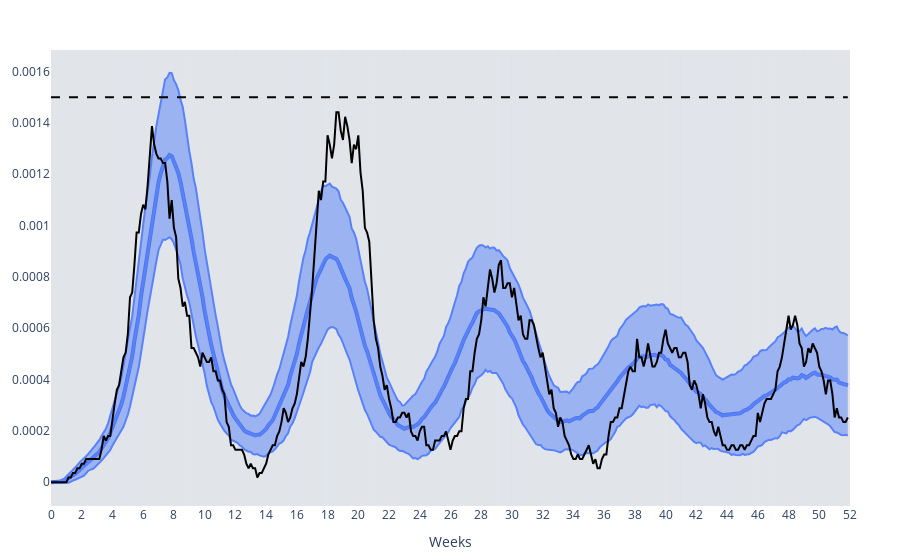

The cell this chart's notebook holds for it:
### Code cell
make_beds_graph(df_mean, df_std, sims[3][1], results[3], 7, 'test', make_df=False)

### Figure 1 — Plotly figure (JSON) as saved in the notebook; plotly's stock layout.template omitted (floating-point values rounded to 4 significant figures; data arrays with more than 128 entries replaced by an {"elided": "..."} marker saying what was removed)
{"data": [{"line": {"color": "rgb(0.25, 0.41, 0.88)", "width": 4}, "name": "hospitalized", "type": "scatter", "x": {"elided": "365 int values"}, "y": {"elided": "364 float values"}}, {"line": {"color": "rgb(0.35, 0.51, 0.98)"}, "mode": "lines", "showlegend": false, "type": "scatter", "x": {"elided": "365 int values"}, "y": {"elided": "364 float values"}}, {"fill": "tonexty", "line": {"color": "rgb(0.35, 0.51, 0.98)"}, "mode": "lines", "name": "Standard Deviation", "type": "scatter", "x": {"elided": "365 int values"}, "y": {"elided": "364 float values"}}, {"line": {"color": "rgb(0.35, 0.51, 0.98)"}, "mode": "lines", "showlegend": false, "type": "scatter", "x": {"elided": "365 int values"}, "y": {"elided": "364 float values"}}, {"fill": "tonexty", "line": {"color": "rgb(0.35, 0.51, 0.98)"}, "mode": "lines", "showlegend": false, "type": "scatter", "x": {"elided": "365 int values"}, "y": {"elided": "364 float values"}}, {"line": {"color": "black", "dash": "dash", "width": 2}, "name": "capacity", "type": "scatter", "x": {"elided": "365 int values"}, "y": {"elided": "364 float values"}}, {"line": {"color": "rgb(0, 0, 0)", "width": 2}, "name": "sample_curve", "type": "scatter", "x": {"elided": "365 int values"}, "y": {"elided": "364 float values"}}, {"marker": {"color": "rgb(0.83, 0.13, 0.15)"}, "name": "Lockdown", "type": "bar", "x": [null], "y": [null]}, {"marker": {"color": "rgb(0.85, 0.35, 0.13)"}, "name": "Hard Quarantine", "type": "bar", "x": [null], "y": [null]}, {"marker": {"color": "rgb(0.97, 0.91, 0.56)"}, "name": "Light Quarantine", "type": "bar", "x": [null], "y": [null]}, {"marker": {"color": "rgb(0.67, 0.88, 0.69)"}, "name": "Social Distancing", "type": "bar", "x": [null], "y": [null]}, {"marker": {"color": "rgb(0.86, 0.86, 0.86)"}, "name": "Unrestricted", "type": "bar", "x": [null], "y": [null]}], "layout": {"hovermode": "x", "margin": {"b": 50, "l": 50, "pad": 0, "r": 50, "t": 50}, "shapes": [{"fillcolor": "rgb(0.86, 0.86, 0.86)", "layer": "below", "line": {"width": 0}, "opacity": 0.45, "type": "rect", "x0": 0, "x1": 7, "xref": "x", "y0": 0, "y1": 1, "yref": "paper"}, {"fillcolor": "rgb(0.86, 0.86, 0.86)", "layer": "below", "line": {"width": 0}, "opacity": 0.45, "type": "rect", "x0": 7, "x1": 14, "xref": "x", "y0": 0, "y1": 1, "yref": "paper"}, {"fillcolor": "rgb(0.86, 0.86, 0.86)", "layer": "below", "line": {"width": 0}, "opacity": 0.45, "type": "rect", "x0": 14, "x1": 21, "xref": "x", "y0": 0, "y1": 1, "yref": "paper"}, {"fillcolor": "rgb(0.86, 0.86, 0.86)", "layer": "below", "line": {"width": 0}, "opacity": 0.45, "type": "rect", "x0": 21, "x1": 28, "xref": "x", "y0": 0, "y1": 1, "yref": "paper"}, {"fillcolor": "rgb(0.86, 0.86, 0.86)", "layer": "below", "line": {"width": 0}, "opacity": 0.45, "type": "rect", "x0": 28, "x1": 35, "xref": "x", "y0": 0, "y1": 1, "yref": "paper"}, {"fillcolor": "rgb(0.86, 0.86, 0.86)", "layer": "below", "line": {"width": 0}, "opacity": 0.45, "type": "rect", "x0": 35, "x1": 42, "xref": "x", "y0": 0, "y1": 1, "yref": "paper"}, {"fillcolor": "rgb(0.86, 0.86, 0.86)", "layer": "below", "line": {"width": 0}, "opacity": 0.45, "type": "rect", "x0": 42, "x1": 49, "xref": "x", "y0": 0, "y1": 1, "yref": "paper"}, {"fillcolor": "rgb(0.86, 0.86, 0.86)", "layer": "below", "line": {"width": 0}, "opacity": 0.45, "type": "rect", "x0": 49, "x1": 56, "xref": "x", "y0": 0, "y1": 1, "yref": "paper"}, {"fillcolor": "rgb(0.86, 0.86, 0.86)", "layer": "below", "line": {"width": 0}, "opacity": 0.45, "type": "rect", "x0": 56, "x1": 63, "xref": "x", "y0": 0, "y1": 1, "yref": "paper"}, {"fillcolor": "rgb(0.86, 0.86, 0.86)", "layer": "below", "line": {"width": 0}, "opacity": 0.45, "type": "rect", "x0": 63, "x1": 70, "xref": "x", "y0": 0, "y1": 1, "yref": "paper"}, {"fillcolor": "rgb(0.86, 0.86, 0.86)", "layer": "below", "line": {"width": 0}, "opacity": 0.45, "type": "rect", "x0": 70, "x1": 77, "xref": "x", "y0": 0, "y1": 1, "yref": "paper"}, {"fillcolor": "rgb(0.86, 0.86, 0.86)", "layer": "below", "line": {"width": 0}, "opacity": 0.45, "type": "rect", "x0": 77, "x1": 84, "xref": "x", "y0": 0, "y1": 1, "yref": "paper"}, {"fillcolor": "rgb(0.86, 0.86, 0.86)", "layer": "below", "line": {"width": 0}, "opacity": 0.45, "type": "rect", "x0": 84, "x1": 91, "xref": "x", "y0": 0, "y1": 1, "yref": "paper"}, {"fillcolor": "rgb(0.86, 0.86, 0.86)", "layer": "below", "line": {"width": 0}, "opacity": 0.45, "type": "rect", "x0": 91, "x1": 98, "xref": "x", "y0": 0, "y1": 1, "yref": "paper"}, {"fillcolor": "rgb(0.86, 0.86, 0.86)", "layer": "below", "line": {"width": 0}, "opacity": 0.45, "type": "rect", "x0": 98, "x1": 105, "xref": "x", "y0": 0, "y1": 1, "yref": "paper"}, {"fillcolor": "rgb(0.86, 0.86, 0.86)", "layer": "below", "line": {"width": 0}, "opacity": 0.45, "type": "rect", "x0": 105, "x1": 112, "xref": "x", "y0": 0, "y1": 1, "yref": "paper"}, {"fillcolor": "rgb(0.86, 0.86, 0.86)", "layer": "below", "line": {"width": 0}, "opacity": 0.45, "type": "rect", "x0": 112, "x1": 119, "xref": "x", "y0": 0, "y1": 1, "yref": "paper"}, {"fillcolor": "rgb(0.86, 0.86, 0.86)", "layer": "below", "line": {"width": 0}, "opacity": 0.45, "type": "rect", "x0": 119, "x1": 126, "xref": "x", "y0": 0, "y1": 1, "yref": "paper"}, {"fillcolor": "rgb(0.86, 0.86, 0.86)", "layer": "below", "line": {"width": 0}, "opacity": 0.45, "type": "rect", "x0": 126, "x1": 133, "xref": "x", "y0": 0, "y1": 1, "yref": "paper"}, {"fillcolor": "rgb(0.86, 0.86, 0.86)", "layer": "below", "line": {"width": 0}, "opacity": 0.45, "type": "rect", "x0": 133, "x1": 140, "xref": "x", "y0": 0, "y1": 1, "yref": "paper"}, {"fillcolor": "rgb(0.86, 0.86, 0.86)", "layer": "below", "line": {"width": 0}, "opacity": 0.45, "type": "rect", "x0": 140, "x1": 147, "xref": "x", "y0": 0, "y1": 1, "yref": "paper"}, {"fillcolor": "rgb(0.86, 0.86, 0.86)", "layer": "below", "line": {"width": 0}, "opacity": 0.45, "type": "rect", "x0": 147, "x1": 154, "xref": "x", "y0": 0, "y1": 1, "yref": "paper"}, {"fillcolor": "rgb(0.86, 0.86, 0.86)", "layer": "below", "line": {"width": 0}, "opacity": 0.45, "type": "rect", "x0": 154, "x1": 161, "xref": "x", "y0": 0, "y1": 1, "yref": "paper"}, {"fillcolor": "rgb(0.86, 0.86, 0.86)", "layer": "below", "line": {"width": 0}, "opacity": 0.45, "type": "rect", "x0": 161, "x1": 168, "xref": "x", "y0": 0, "y1": 1, "yref": "paper"}, {"fillcolor": "rgb(0.86, 0.86, 0.86)", "layer": "below", "line": {"width": 0}, "opacity": 0.45, "type": "rect", "x0": 168, "x1": 175, "xref": "x", "y0": 0, "y1": 1, "yref": "paper"}, {"fillcolor": "rgb(0.86, 0.86, 0.86)", "layer": "below", "line": {"width": 0}, "opacity": 0.45, "type": "rect", "x0": 175, "x1": 182, "xref": "x", "y0": 0, "y1": 1, "yref": "paper"}, {"fillcolor": "rgb(0.86, 0.86, 0.86)", "layer": "below", "line": {"width": 0}, "opacity": 0.45, "type": "rect", "x0": 182, "x1": 189, "xref": "x", "y0": 0, "y1": 1, "yref": "paper"}, {"fillcolor": "rgb(0.86, 0.86, 0.86)", "layer": "below", "line": {"width": 0}, "opacity": 0.45, "type": "rect", "x0": 189, "x1": 196, "xref": "x", "y0": 0, "y1": 1, "yref": "paper"}, {"fillcolor": "rgb(0.86, 0.86, 0.86)", "layer": "below", "line": {"width": 0}, "opacity": 0.45, "type": "rect", "x0": 196, "x1": 203, "xref": "x", "y0": 0, "y1": 1, "yref": "paper"}, {"fillcolor": "rgb(0.86, 0.86, 0.86)", "layer": "below", "line": {"width": 0}, "opacity": 0.45, "type": "rect", "x0": 203, "x1": 210, "xref": "x", "y0": 0, "y1": 1, "yref": "paper"}, {"fillcolor": "rgb(0.86, 0.86, 0.86)", "layer": "below", "line": {"width": 0}, "opacity": 0.45, "type": "rect", "x0": 210, "x1": 217, "xref": "x", "y0": 0, "y1": 1, "yref": "paper"}, {"fillcolor": "rgb(0.86, 0.86, 0.86)", "layer": "below", "line": {"width": 0}, "opacity": 0.45, "type": "rect", "x0": 217, "x1": 224, "xref": "x", "y0": 0, "y1": 1, "yref": "paper"}, {"fillcolor": "rgb(0.86, 0.86, 0.86)", "layer": "below", "line": {"width": 0}, "opacity": 0.45, "type": "rect", "x0": 224, "x1": 231, "xref": "x", "y0": 0, "y1": 1, "yref": "paper"}, {"fillcolor": "rgb(0.86, 0.86, 0.86)", "layer": "below", "line": {"width": 0}, "opacity": 0.45, "type": "rect", "x0": 231, "x1": 238, "xref": "x", "y0": 0, "y1": 1, "yref": "paper"}, {"fillcolor": "rgb(0.86, 0.86, 0.86)", "layer": "below", "line": {"width": 0}, "opacity": 0.45, "type": "rect", "x0": 238, "x1": 245, "xref": "x", "y0": 0, "y1": 1, "yref": "paper"}, {"fillcolor": "rgb(0.86, 0.86, 0.86)", "layer": "below", "line": {"width": 0}, "opacity": 0.45, "type": "rect", "x0": 245, "x1": 252, "xref": "x", "y0": 0, "y1": 1, "yref": "paper"}, {"fillcolor": "rgb(0.86, 0.86, 0.86)", "layer": "below", "line": {"width": 0}, "opacity": 0.45, "type": "rect", "x0": 252, "x1": 259, "xref": "x", "y0": 0, "y1": 1, "yref": "paper"}, {"fillcolor": "rgb(0.86, 0.86, 0.86)", "layer": "below", "line": {"width": 0}, "opacity": 0.45, "type": "rect", "x0": 259, "x1": 266, "xref": "x", "y0": 0, "y1": 1, "yref": "paper"}, {"fillcolor": "rgb(0.86, 0.86, 0.86)", "layer": "below", "line": {"width": 0}, "opacity": 0.45, "type": "rect", "x0": 266, "x1": 273, "xref": "x", "y0": 0, "y1": 1, "yref": "paper"}, {"fillcolor": "rgb(0.86, 0.86, 0.86)", "layer": "below", "line": {"width": 0}, "opacity": 0.45, "type": "rect", "x0": 273, "x1": 280, "xref": "x", "y0": 0, "y1": 1, "yref": "paper"}, {"fillcolor": "rgb(0.86, 0.86, 0.86)", "layer": "below", "line": {"width": 0}, "opacity": 0.45, "type": "rect", "x0": 280, "x1": 287, "xref": "x", "y0": 0, "y1": 1, "yref": "paper"}, {"fillcolor": "rgb(0.86, 0.86, 0.86)", "layer": "below", "line": {"width": 0}, "opacity": 0.45, "type": "rect", "x0": 287, "x1": 294, "xref": "x", "y0": 0, "y1": 1, "yref": "paper"}, {"fillcolor": "rgb(0.86, 0.86, 0.86)", "layer": "below", "line": {"width": 0}, "opacity": 0.45, "type": "rect", "x0": 294, "x1": 301, "xref": "x", "y0": 0, "y1": 1, "yref": "paper"}, {"fillcolor": "rgb(0.86, 0.86, 0.86)", "layer": "below", "line": {"width": 0}, "opacity": 0.45, "type": "rect", "x0": 301, "x1": 308, "xref": "x", "y0": 0, "y1": 1, "yref": "paper"}, {"fillcolor": "rgb(0.86, 0.86, 0.86)", "layer": "below", "line": {"width": 0}, "opacity": 0.45, "type": "rect", "x0": 308, "x1": 315, "xref": "x", "y0": 0, "y1": 1, "yref": "paper"}, {"fillcolor": "rgb(0.86, 0.86, 0.86)", "layer": "below", "line": {"width": 0}, "opacity": 0.45, "type": "rect", "x0": 315, "x1": 322, "xref": "x", "y0": 0, "y1": 1, "yref": "paper"}, {"fillcolor": "rgb(0.86, 0.86, 0.86)", "layer": "below", "line": {"width": 0}, "opacity": 0.45, "type": "rect", "x0": 322, "x1": 329, "xref": "x", "y0": 0, "y1": 1, "yref": "paper"}, {"fillcolor": "rgb(0.86, 0.86, 0.86)", "layer": "below", "line": {"width": 0}, "opacity": 0.45, "type": "rect", "x0": 329, "x1": 336, "xref": "x", "y0": 0, "y1": 1, "yref": "paper"}, {"fillcolor": "rgb(0.86, 0.86, 0.86)", "layer": "below", "line": {"width": 0}, "opacity": 0.45, "type": "rect", "x0": 336, "x1": 343, "xref": "x", "y0": 0, "y1": 1, "yref": "paper"}, {"fillcolor": "rgb(0.86, 0.86, 0.86)", "layer": "below", "line": {"width": 0}, "opacity": 0.45, "type": "rect", "x0": 343, "x1": 350, "xref": "x", "y0": 0, "y1": 1, "yref": "paper"}, {"fillcolor": "rgb(0.86, 0.86, 0.86)", "layer": "below", "line": {"width": 0}, "opacity": 0.45, "type": "rect", "x0": 350, "x1": 357, "xref": "x", "y0": 0, "y1": 1, "yref": "paper"}, {"fillcolor": "rgb(0.86, 0.86, 0.86)", "layer": "below", "line": {"width": 0}, "opacity": 0.45, "type": "rect", "x0": 357, "x1": 364, "xref": "x", "y0": 0, "y1": 1, "yref": "paper"}], "showlegend": false, "xaxis": {"showgrid": false, "tickmode": "array", "ticktext": [0, 2, 4, 6, 8, 10, 12, 14, 16, 18, 20, 22, 24, 26, 28, 30, 32, 34, 36, 38, 40, 42, 44, 46, 48, 50, 52], "tickvals": [0, 14, 28, 42, 56, 70, 84, 98, 112, 126, 140, 154, 168, 182, 196, 210, 224, 238, 252, 266, 280, 294, 308, 322, 336, 350, 364], "title": {"text": "Weeks"}}, "yaxis": {"automargin": true, "showgrid": false, "zeroline": false}}}
